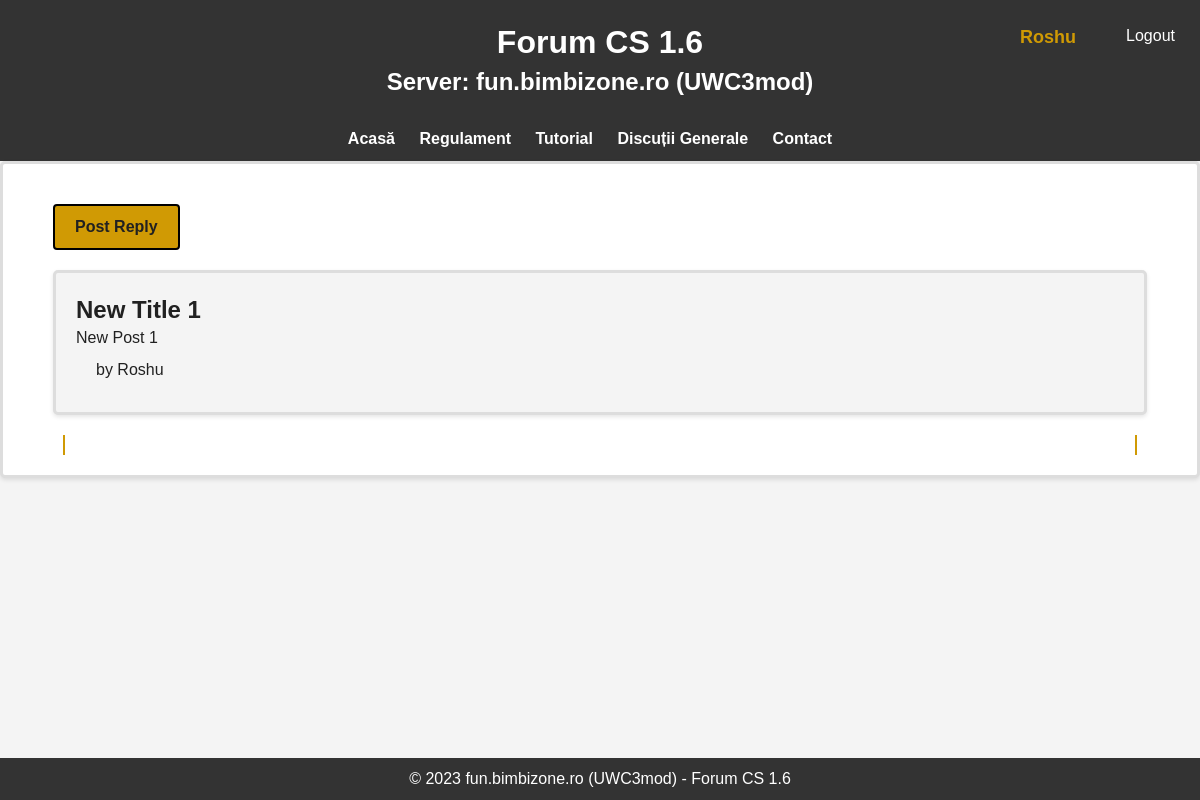
Before: /topic/1 (signed in) with the older database file.
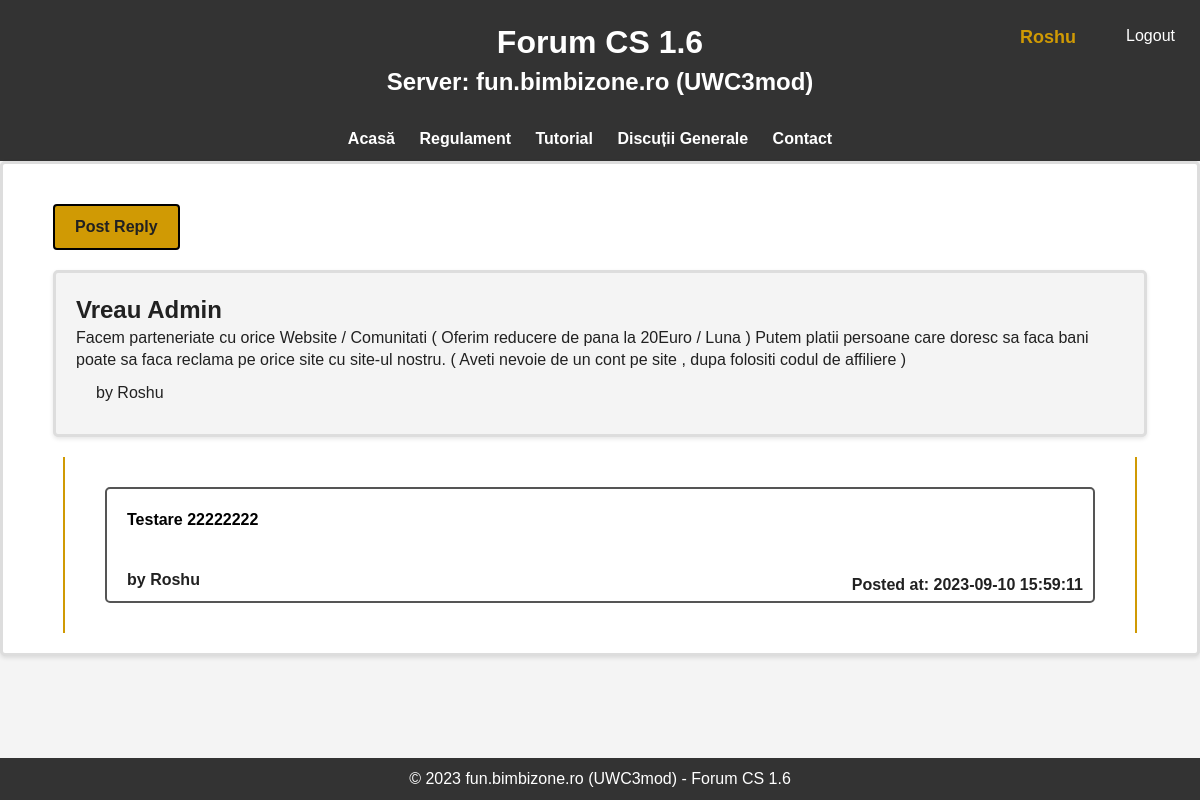
After: the same page with the newer database file.
### main.py (models this page shows, shortened)
class Topic(db.Model):
    topic_id = db.Column(db.Integer, primary_key=True)
    title = db.Column(db.String(100), nullable=False)
    post = db.Column(db.Text, nullable=True)
    user_id = db.Column(db.Integer, db.ForeignKey('user.user_id'), nullable=False)
    user = db.relationship('User', backref=db.backref('topics', lazy='joined'))
    image_ref = db.Column(db.String(100), nullable=True)
    created_at = db.Column(db.DateTime(timezone=True), server_default=func.now())

class Comment(db.Model):
    comment_id = db.Column(db.Integer, primary_key=True)
    reply = db.Column(db.Text, nullable=False)
    user_id = db.Column(db.Integer, db.ForeignKey('user.user_id'), nullable=False)
    topic_id = db.Column(db.Integer, db.ForeignKey('topic.topic_id'), nullable=False)
    user = db.relationship('User', backref=db.backref('replays', lazy='joined'))
    image_ref = db.Column(db.String(100), nullable=True)
    created_at = db.Column(db.DateTime(timezone=True), server_default=func.now())

class User(db.Model):
    user_id = db.Column(db.Integer, primary_key=True)
    username = db.Column(db.String(20), nullable=False, unique=True)
    password = db.Column(db.String(80), nullable=False)
    created_at = db.Column(db.DateTime(), default=datetime.now())

### main.py (the view)
@app.route('/topic/<int:topic_id>')
def topic_details(topic_id):
    topic = Topic.query.get_or_404(topic_id)
    comments = Comment.query.filter_by(topic_id=topic_id).all()
    if not topic:
        return redirect(url_for('discutiiGenerale'))
    return render_template('topic_details.html', topic=topic, comments=comments)

### main.py (called while the page is built)
@login_manager.user_loader
def load_user(user_id):
    return db.session.get(User, int(user_id))

### templates/topic_details.html (shortened to what this page needs)
{% extends 'base.html' %}
{% block content%}
<div class="topic-details-container">
    <a href="{{ url_for('reply_topic', topic_id=topic.topic_id) }}" class="topic-details-button">Post Reply</a>
    <div class="topic-details-content">
        <div clas="topic-details-subject">
            <h2>{{ topic.title.title() }}</h2>
            <p>{{ topic.post }}</p>
            <p class="topic-details-user">by {{ topic.user.username.title() }}</p>
        </div>
    </div>
    <div class="topic-details-replys">
        <ul class="topic-details-ul">
            {% for comment in comments %}
            <div class="topic-details-list">
                <li>{{ comment.reply }}</li>
                <p class="topic-details-user">by {{ comment.user.username.title() }}</p>
                <p class="topic-details-date">Posted at: {{ comment.created_at }}</p>
            </div>
            {% endfor %}
        </ul>
    </div>
</div>
<footer class="footer">
    <p>&copy; 2023 fun.bimbizone.ro (UWC3mod) - Forum CS 1.6</p>
</footer>
{% endblock %}

Changed rows visible on the page:
changed Topic: title "New Title 1" → "Vreau Admin"; post "New Post 1" → "Facem parteneriate cu orice Website / Comunitati ( Oferim reducere de pana la 20Euro / Luna ) Putem platii persoane care doresc sa faca bani poate sa faca reclama pe orice site cu site-ul nostru. ( Aveti nevoie de un cont pe site , dupa folositi codul de affiliere )"
added Comment: reply "Testare 22222222", user.username "Roshu", created_at "2023-09-10 15:59:11"
